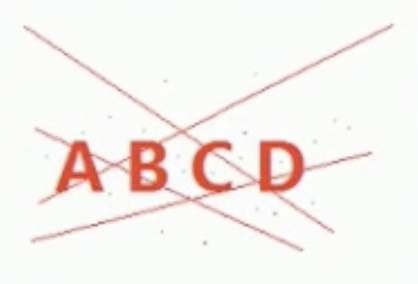
#> input picture Test/Pictures/ABCD.jpg, 418 x 284 px, given in place of gaussian_noise.bmp, which was not available
$ python 018_Image_Smoothing.py
#> lines starting #> are read from the running program, lines starting #| are printed output that depends on the picture; pictures that were not available may be replaced by others from this repository, and a replacement may not be noted
import cv2
import numpy as np
from matplotlib import pyplot as plt

image = cv2.imread('Pictures/gaussian_noise.bmp')
#> image is the input picture: shape (284, 418, 3); mean B, G, R 238.2, 241.5, 246.9

plt.subplot(131)
plt.imshow(image), plt.title('Original', fontsize=8)
plt.xticks([]), plt.yticks([])

kernel = np.ones((5, 5), np.float32) / 25
# kernel = np.array([[0, -1, 0], [-1, 4, -1], [0, -1, 0]], np.float32)
dst = cv2.filter2D(image, -1, kernel=kernel)
plt.subplot(132)
plt.imshow(dst), plt.title('Averaging', fontsize=8)
plt.xticks([]), plt.yticks([])

gaussian = cv2.GaussianBlur(image, (5, 5), 0)
plt.subplot(133)
plt.imshow(gaussian), plt.title('Gaussian', fontsize=8)
plt.xticks([]), plt.yticks([])
plt.show()
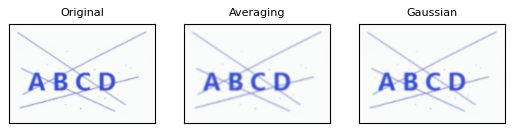
#> figure drawn by matplotlib, 3 panels; B, G, R data is drawn as R, G, B

# Compare Blur with Median
image = cv2.imread('Pictures/salt_noise.bmp')
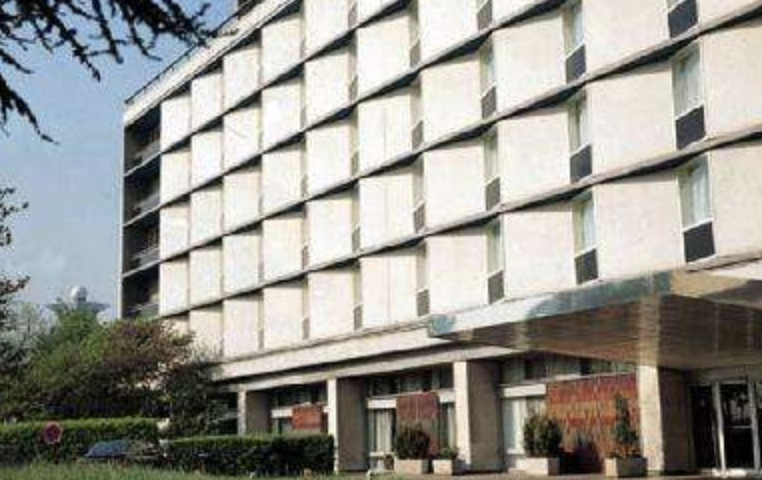
#> input picture Test/Pictures/building.jpg, 762 x 480 px, given in place of salt_noise.bmp, which was not available
#> image is the input picture: shape (480, 762, 3); mean B, G, R 145.3, 151.4, 152.7

plt.subplot(131)
plt.imshow(image), plt.title('Original', fontsize=8)
plt.xticks([]), plt.yticks([])

# Remove the noise
blur = cv2.blur(image, (5, 5))
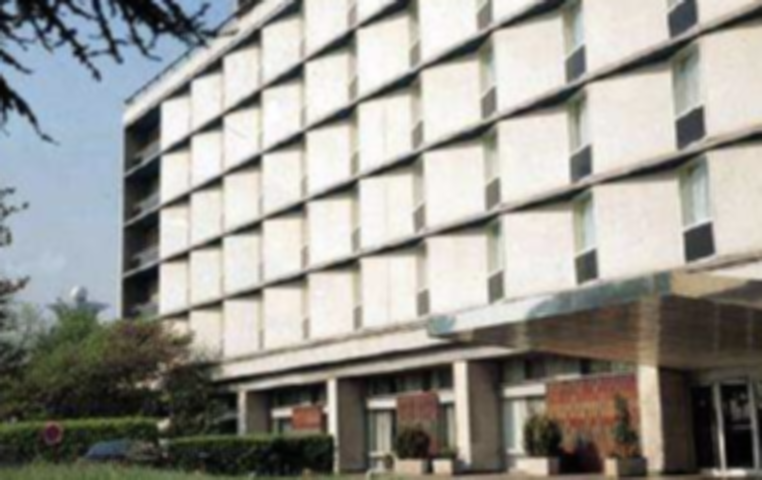
#> blur: shape (480, 762, 3); mean B, G, R 145.3, 151.4, 152.7
plt.subplot(132)
plt.imshow(blur), plt.title('Blurred', fontsize=8)
plt.xticks([]), plt.yticks([])

# Remove High contrast noise
median = cv2.medianBlur(image, 5)
plt.subplot(133)
plt.imshow(median), plt.title('Median', fontsize=8)
plt.xticks([]), plt.yticks([])
plt.show()
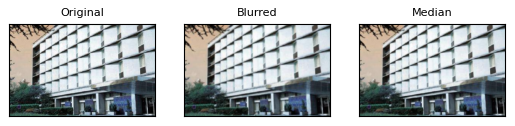
#> figure drawn by matplotlib, 3 panels; B, G, R data is drawn as R, G, B

# Compare Gaussian with Bilateral
image = cv2.imread('Pictures/otsu.jpg')
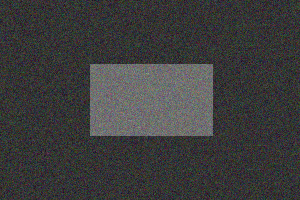
#> input picture Test/Pictures/otsu.jpg, 300 x 200 px
#> image is the input picture: shape (200, 300, 3); mean B, G, R 60.7, 60.7, 60.7

plt.subplot(131)
plt.imshow(image), plt.title('Original', fontsize=8)
plt.xticks([]), plt.yticks([])

gaussian = cv2.GaussianBlur(image, (5, 5), 0)
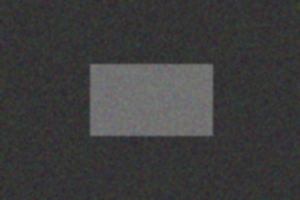
#> gaussian: shape (200, 300, 3); mean B, G, R 60.7, 60.7, 60.7
plt.subplot(132)
plt.imshow(gaussian), plt.title('Gaussian', fontsize=8)
plt.xticks([]), plt.yticks([])

#                                    distance
bilateral = cv2.bilateralFilter(image, 0, 100, 15)
plt.subplot(133)
plt.imshow(bilateral), plt.title('Bilateral', fontsize=8)
plt.xticks([]), plt.yticks([])
plt.show()
#> figure, not shown here; B, G, R data is drawn as R, G, B
